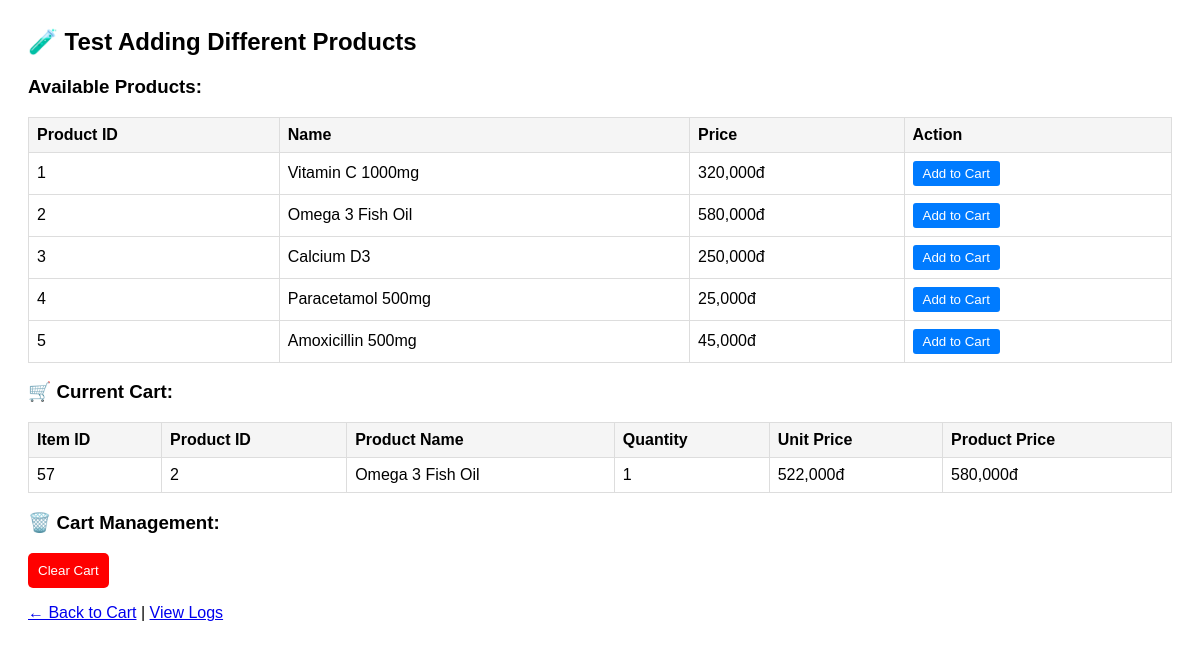
Screenshot of /test_add_different_products.php (signed in) with the database file from the repository.
### tables this page shows
CREATE TABLE `products` (
  `product_id` int(11) NOT NULL,
  `category_id` int(11) DEFAULT NULL,
  `name` varchar(255) NOT NULL,
  `description` text DEFAULT NULL,
  `price` decimal(16,0) NOT NULL,
  `stock` int(11) DEFAULT 0,
  `image_url` text DEFAULT NULL,
  `is_active` tinyint(1) DEFAULT 1,
  `created_at` timestamp NOT NULL DEFAULT current_timestamp(),
  `updated_at` datetime DEFAULT current_timestamp() ON UPDATE current_timestamp()
);

CREATE TABLE `order_items` (
  `item_id` int(11) NOT NULL,
  `order_id` int(11) NOT NULL,
  `product_id` int(11) NOT NULL,
  `quantity` int(11) NOT NULL,
  `unit_price` decimal(16,0) NOT NULL
);

### test_add_different_products.php (the view, shortened to what this page needs)
<?php
require_once 'includes/db.php';
$user_id = $_SESSION['user_id'];
echo "<h2>🧪 Test Adding Different Products</h2>";
$products_sql = "SELECT product_id, name, price FROM products LIMIT 5";
$products_result = $conn->query($products_sql);
$products = $products_result->fetch_all(MYSQLI_ASSOC);
echo "<h3>Available Products:</h3>";
echo "<table border='1' style='border-collapse: collapse; width: 100%;'>";
echo "<tr><th>Product ID</th><th>Name</th><th>Price</th><th>Action</th></tr>";
foreach ($products as $product) {
    echo "<tr>";
    echo "<td>{$product['product_id']}</td>";
    echo "<td>" . htmlspecialchars($product['name']) . "</td>";
    echo "<td>" . number_format($product['price']) . "đ</td>";
    echo "<td><button onclick='addToCart({$product['product_id']})'>Add to Cart</button></td>";
    echo "</tr>";
}
echo "</table>";
echo "<h3>🛒 Current Cart:</h3>";
$cart_sql = "
    SELECT
        oi.item_id, oi.product_id, oi.quantity, oi.unit_price,
        p.name, p.price
    FROM order_items oi
    JOIN orders o ON oi.order_id = o.order_id
    JOIN products p ON oi.product_id = p.product_id
    WHERE o.user_id = ? AND o.status = 'cart'
    ORDER BY oi.item_id DESC
";
$cart_stmt = $conn->prepare($cart_sql);
$cart_stmt->bind_param('i', $user_id);
$cart_stmt->execute();
$cart_items = $cart_stmt->get_result()->fetch_all(MYSQLI_ASSOC);
if (empty($cart_items)) {
    echo "<p>Cart is empty</p>";
} else {
    echo "<table border='1' style='border-collapse: collapse; width: 100%;'>";
    echo "<tr><th>Item ID</th><th>Product ID</th><th>Product Name</th><th>Quantity</th><th>Unit Price</th><th>Product Price</th></tr>";
    foreach ($cart_items as $item) {
        echo "<tr>";
        echo "<td>{$item['item_id']}</td>";
        echo "<td>{$item['product_id']}</td>";
        echo "<td>" . htmlspecialchars($item['name']) . "</td>";
        echo "<td>{$item['quantity']}</td>";
        echo "<td>" . number_format($item['unit_price']) . "đ</td>";
        echo "<td>" . number_format($item['price']) . "đ</td>";
        echo "</tr>";
    }
    echo "</table>";
}
echo "<h3>🗑️ Cart Management:</h3>";
echo "<button onclick='clearCart()' style='background: red; color: white; padding: 10px; border: none; border-radius: 5px;'>Clear Cart</button>";
?>
<p><a href="cart.php">← Back to Cart</a> | <a href="logs/">View Logs</a></p>

### test_add_different_products.php (style rules this page uses)
table { width: 100%; margin: 10px 0; border-collapse: collapse; }
th, td { padding: 8px; border: 1px solid #ddd; text-align: left; }
th { background: #f5f5f5; }
button { padding: 5px 10px; background: #007bff; color: white; border: none; border-radius: 3px; cursor: pointer; }

### rows the page displays
products: product_id "1", name "Vitamin C 1000mg", price "320,000"
products: product_id "2", name "Omega 3 Fish Oil", price "580,000"
products: product_id "3", name "Calcium D3", price "250,000"
products: product_id "4", name "Paracetamol 500mg", price "25,000"
products: product_id "5", name "Amoxicillin 500mg", price "45,000"
order_items: item_id "57", product "2", product.name "Omega 3 Fish Oil", quantity "1", unit_price "522,000", product.price "580,000"
